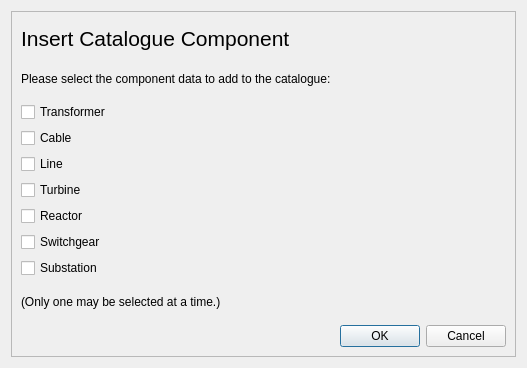
<?xml version="1.0" encoding="UTF-8"?>
<ui version="4.0">
 <class>MainWindow</class>
 <widget class="QDialog" name="MainWindow">
  <property name="geometry">
   <rect>
    <x>0</x>
    <y>0</y>
    <width>527</width>
    <height>368</height>
   </rect>
  </property>
  <property name="windowTitle">
   <string>Dialog</string>
  </property>
  <layout class="QVBoxLayout" name="verticalLayout">
   <item>
    <layout class="QVBoxLayout" name="verticalLayout_2">
     <item>
      <widget class="QFrame" name="frame">
       <property name="frameShape">
        <enum>QFrame::StyledPanel</enum>
       </property>
       <property name="frameShadow">
        <enum>QFrame::Raised</enum>
       </property>
       <layout class="QVBoxLayout" name="verticalLayout_3">
        <item>
         <layout class="QGridLayout" name="gridLayout">
          <item row="3" column="1">
           <widget class="QCheckBox" name="checkBox">
            <property name="text">
             <string>Transformer</string>
            </property>
            <property name="autoExclusive">
             <bool>true</bool>
            </property>
           </widget>
          </item>
          <item row="5" column="1">
           <widget class="QCheckBox" name="checkBox_3">
            <property name="text">
             <string>Line</string>
            </property>
            <property name="autoExclusive">
             <bool>true</bool>
            </property>
           </widget>
          </item>
          <item row="9" column="1">
           <widget class="QCheckBox" name="checkBox_7">
            <property name="text">
             <string>Substation</string>
            </property>
            <property name="autoExclusive">
             <bool>true</bool>
            </property>
           </widget>
          </item>
          <item row="4" column="1">
           <widget class="QCheckBox" name="checkBox_2">
            <property name="text">
             <string>Cable</string>
            </property>
            <property name="autoExclusive">
             <bool>true</bool>
            </property>
           </widget>
          </item>
          <item row="6" column="1">
           <widget class="QCheckBox" name="checkBox_4">
            <property name="text">
             <string>Turbine</string>
            </property>
            <property name="autoExclusive">
             <bool>true</bool>
            </property>
           </widget>
          </item>
          <item row="10" column="1">
           <widget class="QLabel" name="label_2">
            <property name="text">
             <string>(Only one may be selected at a time.)</string>
            </property>
           </widget>
          </item>
          <item row="1" column="1">
           <widget class="QLabel" name="label">
            <property name="font">
             <font>
              <pointsize>16</pointsize>
             </font>
            </property>
            <property name="text">
             <string>Insert Catalogue Component</string>
            </property>
           </widget>
          </item>
          <item row="7" column="1">
           <widget class="QCheckBox" name="checkBox_5">
            <property name="text">
             <string>Reactor</string>
            </property>
            <property name="autoExclusive">
             <bool>true</bool>
            </property>
           </widget>
          </item>
          <item row="8" column="1">
           <widget class="QCheckBox" name="checkBox_6">
            <property name="text">
             <string>Switchgear</string>
            </property>
            <property name="autoExclusive">
             <bool>true</bool>
            </property>
           </widget>
          </item>
          <item row="2" column="1">
           <widget class="QLabel" name="label_3">
            <property name="text">
             <string>Please select the component data to add to the catalogue:</string>
            </property>
           </widget>
          </item>
         </layout>
        </item>
        <item>
         <widget class="QDialogButtonBox" name="buttonBox">
          <property name="standardButtons">
           <set>QDialogButtonBox::Cancel|QDialogButtonBox::Ok</set>
          </property>
         </widget>
        </item>
       </layout>
      </widget>
     </item>
    </layout>
   </item>
  </layout>
 </widget>
 <resources>
  <include location="../Main/icons.qrc"/>
  <include location="../../../../../../../Program Files/JetBrains/PyCharm Community Edition 2023.2.6/jbr/Main/icons.qrc"/>
 </resources>
 <connections/>
</ui>
